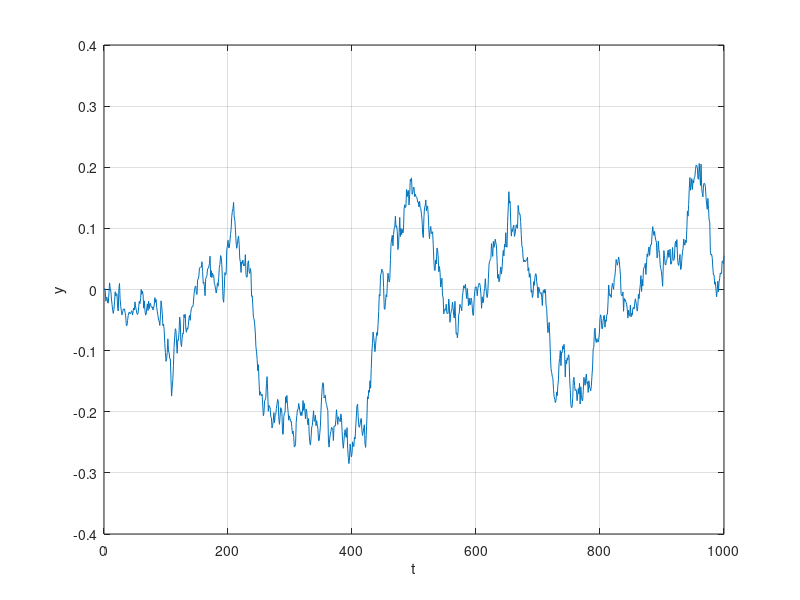
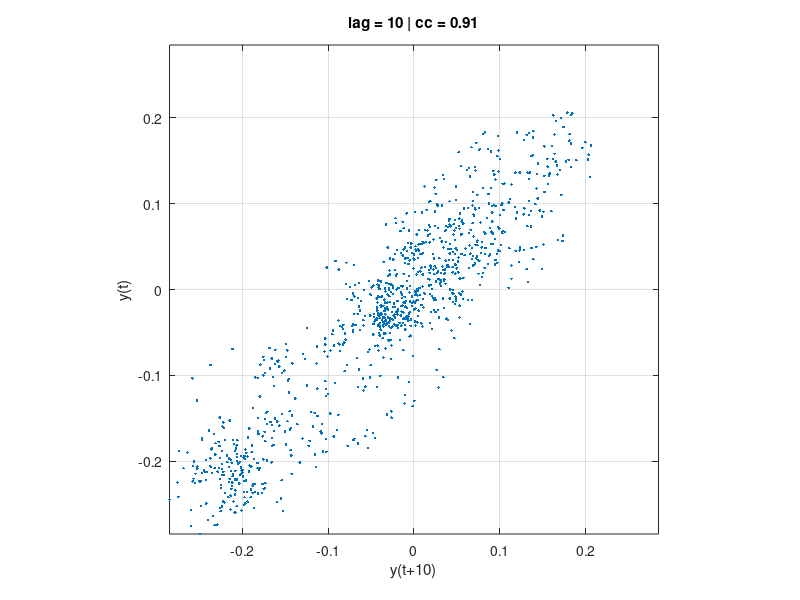
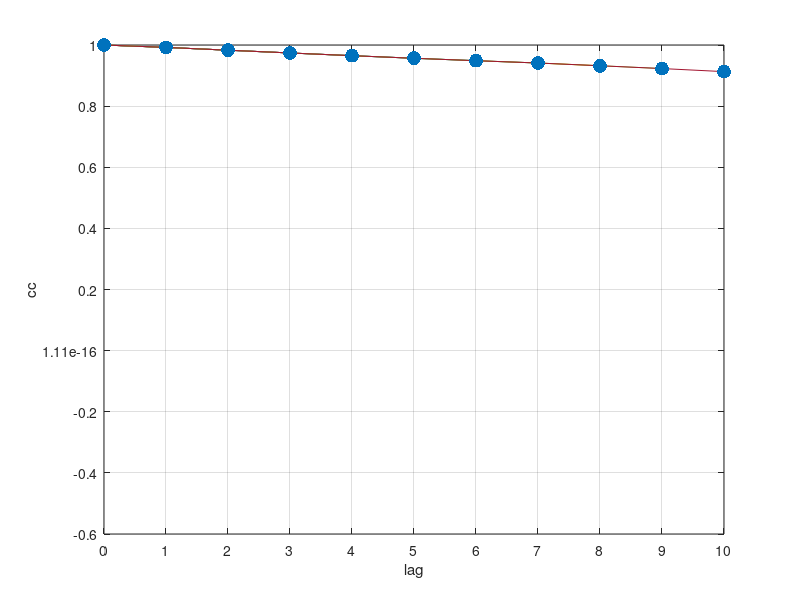

MATLAB code for these plots, in order:

% Given an sequence of measurements separated by the same amount of time
% y(1),y(2),y(3),y(4),y(5)

% lag 0 comparsison: compute cc(0) correleation between pairs indicated.
% y(1),y(2),y(3),y(4),y(5)
%  |    |   |
% y(1),y(2),y(3),y(4),y(5)

% lag 1 comparsison: compute cc(1) correleation between pairs indicated.
% y(1),y(2),y(3),y(4)
%  |    |    |    |
% y(2),y(3),y(4),y(5)

% lag 2 comparsison: compute cc(2), correleation between pairs indicated.
% y(1),y(2),y(3)
%  |    |    |
% y(3),y(4),y(5)

% lag 3 comparsison: compute cc(3), correleation between pairs indicated.
% y(1),y(2)
%  |    |  
% y(4),y(5)

% lag 4 comparsison: compute cc(4), correleation between pairs indicated.
% y(1)
%  | 
% y(5)

% The ACF is a plot of cc versus lag.

clear;
N = 100;
y = filter(ones(N,1)/N,[1],randn(1000,1));

figure(1);clf;
 plot(y);hold on;grid on;
 ylabel('y');
 xlabel('t');

 lags = [0:10];
 figure(3);clf;
 for lag = lags
    C = corrcoef(y(1:end-lag),y(lag+1:end));
    c(lag+1) = C(2);
   figure(2);clf;
    plot(y(1:end-lag),y(lag+1:end),'.');
    ylabel('y(t)')
    xlabel(sprintf('y(t+%d)',lag));
    title(sprintf('lag = %d | cc = %.2f',lag,C(2)));
    r = max(abs(y));
    axis([-r r -r r]);axis square;
    grid on;
   figure(3);
    plot(lags(1:lag+1),c(1:lag+1));hold on; grid on;
    plot(lags(1:lag+1),c(1:lag+1),'.','MarkerSize',30);hold on; grid on;
    set(gca,'XTick',[0:10]);
    set(gca,'YTick',[-0.6:0.2:1.0]);
    axis([0 10 -0.6 1.0])
    xlabel('lag');
    ylabel('cc');
    %input('Continue');
 end
 